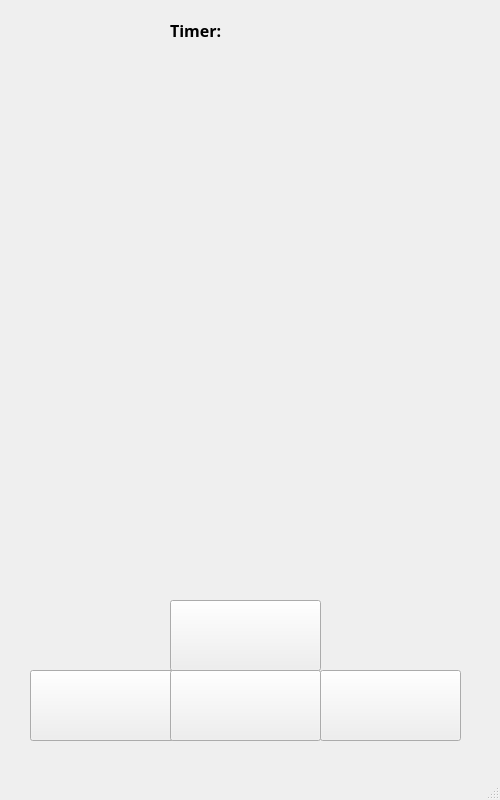
<?xml version="1.0" encoding="UTF-8"?>
<ui version="4.0">
 <class>MinesweeperSettings</class>
 <widget class="QMainWindow" name="MinesweeperSettings">
  <property name="geometry">
   <rect>
    <x>0</x>
    <y>0</y>
    <width>500</width>
    <height>800</height>
   </rect>
  </property>
  <property name="windowTitle">
   <string>Minesweeper</string>
  </property>
  <widget class="QWidget" name="centralwidget">
   <widget class="QPushButton" name="install_flag_button">
    <property name="geometry">
     <rect>
      <x>320</x>
      <y>670</y>
      <width>141</width>
      <height>71</height>
     </rect>
    </property>
    <property name="text">
     <string/>
    </property>
   </widget>
   <widget class="QPushButton" name="to_main_menu_button">
    <property name="geometry">
     <rect>
      <x>30</x>
      <y>670</y>
      <width>151</width>
      <height>71</height>
     </rect>
    </property>
    <property name="text">
     <string/>
    </property>
   </widget>
   <widget class="QPushButton" name="restart_game_button">
    <property name="geometry">
     <rect>
      <x>170</x>
      <y>670</y>
      <width>151</width>
      <height>71</height>
     </rect>
    </property>
    <property name="text">
     <string/>
    </property>
   </widget>
   <widget class="QPushButton" name="clue_button">
    <property name="geometry">
     <rect>
      <x>170</x>
      <y>600</y>
      <width>151</width>
      <height>71</height>
     </rect>
    </property>
    <property name="text">
     <string/>
    </property>
   </widget>
   <widget class="QLabel" name="game_win_over_label">
    <property name="geometry">
     <rect>
      <x>180</x>
      <y>550</y>
      <width>181</width>
      <height>41</height>
     </rect>
    </property>
    <property name="font">
     <font>
      <family>Arial Black</family>
      <pointsize>12</pointsize>
      <weight>75</weight>
      <bold>true</bold>
     </font>
    </property>
    <property name="text">
     <string/>
    </property>
   </widget>
   <widget class="QLabel" name="timer_label">
    <property name="geometry">
     <rect>
      <x>260</x>
      <y>10</y>
      <width>101</width>
      <height>41</height>
     </rect>
    </property>
    <property name="font">
     <font>
      <family>Arial Black</family>
      <pointsize>12</pointsize>
      <weight>75</weight>
      <bold>true</bold>
     </font>
    </property>
    <property name="text">
     <string/>
    </property>
   </widget>
   <widget class="QLabel" name="label">
    <property name="geometry">
     <rect>
      <x>170</x>
      <y>10</y>
      <width>131</width>
      <height>41</height>
     </rect>
    </property>
    <property name="font">
     <font>
      <family>Arial Black</family>
      <pointsize>12</pointsize>
      <weight>75</weight>
      <bold>true</bold>
     </font>
    </property>
    <property name="text">
     <string>Timer:</string>
    </property>
   </widget>
  </widget>
  <widget class="QMenuBar" name="menubar">
   <property name="geometry">
    <rect>
     <x>0</x>
     <y>0</y>
     <width>500</width>
     <height>21</height>
    </rect>
   </property>
  </widget>
  <widget class="QStatusBar" name="statusbar"/>
 </widget>
 <resources/>
 <connections/>
</ui>
